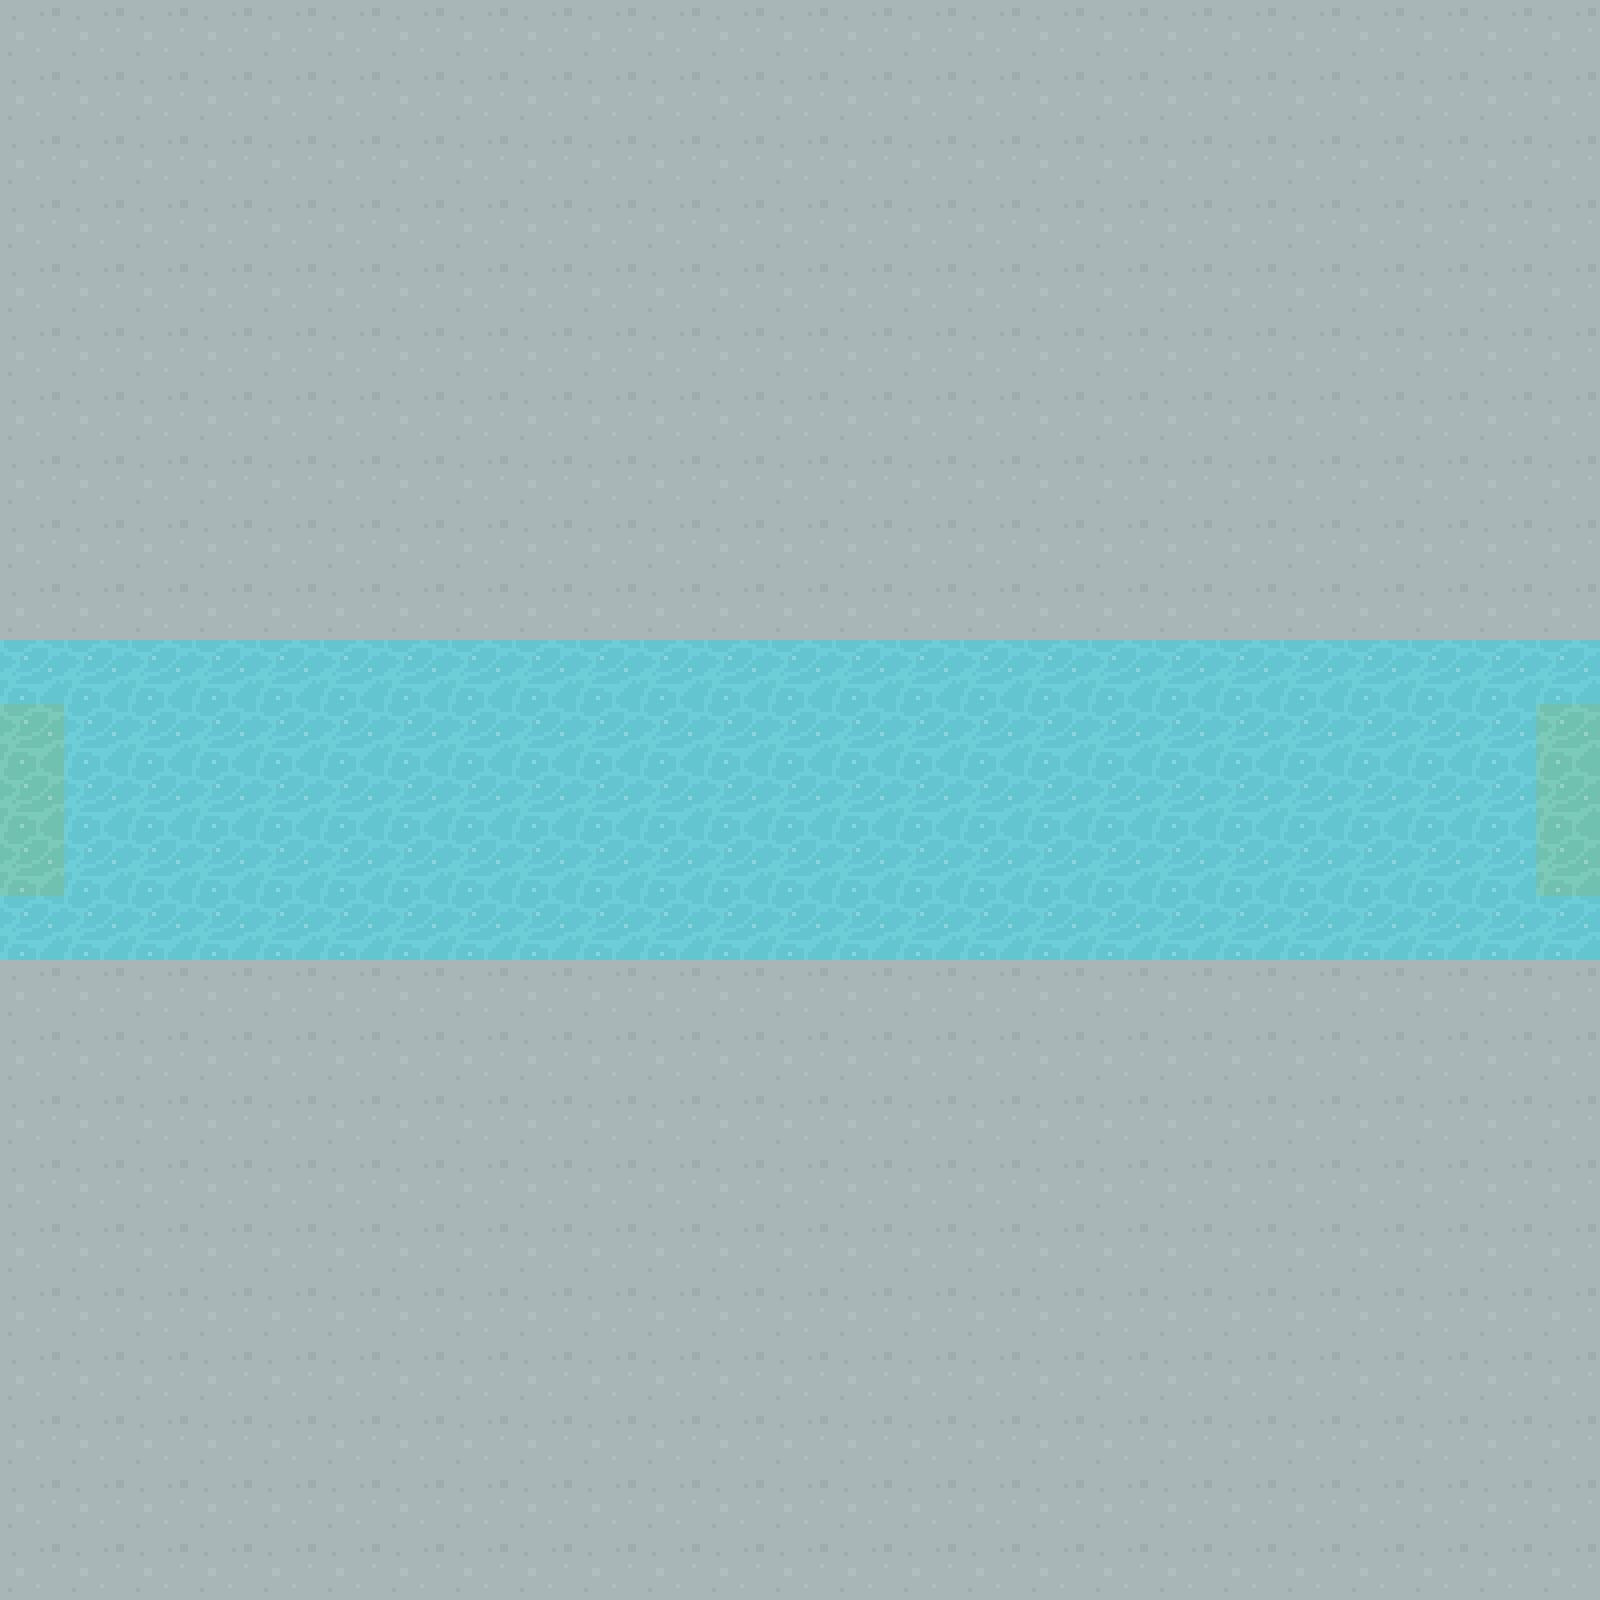

This is a level from a 2D game, rendered from its Tiled map with the project's own tilesets. A one-line summary and the complete map file follow:
An orthogonal 25x25 tile map with 64x64 px tiles, 1 tile layer (Tile Layer 1) and 11 objects (EAST, WEST).

<map version="1.2" tiledversion="1.3.3" orientation="orthogonal" renderorder="right-down" width="25" height="25" tilewidth="64" tileheight="64" infinite="0" nextlayerid="3" nextobjectid="22">
 <tileset firstgid="1" source="../maps/64TilesheetDungeon.tsx" />
 <layer id="1" name="Tile Layer 1" width="25" height="25">
  <data encoding="csv">
68,68,68,68,68,68,68,68,68,68,68,68,68,68,68,68,68,68,68,68,68,68,68,68,68,
68,68,68,68,68,68,68,68,68,68,68,68,68,68,68,68,68,68,68,68,68,68,68,68,68,
68,68,68,68,68,68,68,68,68,68,68,68,68,68,68,68,68,68,68,68,68,68,68,68,68,
68,68,68,68,68,68,68,68,68,68,68,68,68,68,68,68,68,68,68,68,68,68,68,68,68,
68,68,68,68,68,68,68,68,68,68,68,68,68,68,68,68,68,68,68,68,68,68,68,68,68,
68,68,68,68,68,68,68,68,68,68,68,68,68,68,68,68,68,68,68,68,68,68,68,68,68,
68,68,68,68,68,68,68,68,68,68,68,68,68,68,68,68,68,68,68,68,68,68,68,68,68,
68,68,68,68,68,68,68,68,68,68,68,68,68,68,68,68,68,68,68,68,68,68,68,68,68,
68,68,68,68,68,68,68,68,68,68,68,68,68,68,68,68,68,68,68,68,68,68,68,68,68,
68,68,68,68,68,68,68,68,68,68,68,68,68,68,68,68,68,68,68,68,68,68,68,68,68,
321,321,321,321,321,321,321,321,321,321,321,321,321,321,321,321,321,321,321,321,321,321,321,321,321,
326,321,321,321,321,321,321,321,321,321,321,321,321,321,321,321,321,321,321,321,321,321,321,321,326,
326,321,321,321,321,321,321,321,321,321,321,321,321,321,321,321,321,321,321,321,321,321,321,321,326,
326,321,321,321,321,321,321,321,321,321,321,321,321,321,321,321,321,321,321,321,321,321,321,321,326,
321,321,321,321,321,321,321,321,321,321,321,321,321,321,321,321,321,321,321,321,321,321,321,321,321,
68,68,68,68,68,68,68,68,68,68,68,68,68,68,68,68,68,68,68,68,68,68,68,68,68,
68,68,68,68,68,68,68,68,68,68,68,68,68,68,68,68,68,68,68,68,68,68,68,68,68,
68,68,68,68,68,68,68,68,68,68,68,68,68,68,68,68,68,68,68,68,68,68,68,68,68,
68,68,68,68,68,68,68,68,68,68,68,68,68,68,68,68,68,68,68,68,68,68,68,68,68,
68,68,68,68,68,68,68,68,68,68,68,68,68,68,68,68,68,68,68,68,68,68,68,68,68,
68,68,68,68,68,68,68,68,68,68,68,68,68,68,68,68,68,68,68,68,68,68,68,68,68,
68,68,68,68,68,68,68,68,68,68,68,68,68,68,68,68,68,68,68,68,68,68,68,68,68,
68,68,68,68,68,68,68,68,68,68,68,68,68,68,68,68,68,68,68,68,68,68,68,68,68,
68,68,68,68,68,68,68,68,68,68,68,68,68,68,68,68,68,68,68,68,68,68,68,68,68,
68,68,68,68,68,68,68,68,68,68,68,68,68,68,68,68,68,68,68,68,68,68,68,68,68
</data>
 </layer>
 <objectgroup id="2" name="Object Layer 1">
  <object id="4" x="-127.913" y="453.829" width="1.75223" />
  <object id="10" x="-78.8505" y="131.418" />
  <object id="13" x="-115.647" y="446.82" />
  <object id="14" x="-64" y="0" width="64" height="1600" />
  <object id="15" x="0" y="-64" width="1600" height="64" />
  <object id="16" x="1600" y="0" width="64" height="1600" />
  <object id="17" x="0" y="1600" width="1600" height="64" />
  <object id="18" x="-92.8684" y="1333.45" />
  <object id="19" name="EAST" x="1536" y="704" width="64" height="192" />
  <object id="20" x="-133.17" y="199.755" />
  <object id="21" name="WEST" x="0" y="704" width="64" height="192" />
 </objectgroup>
</map>
